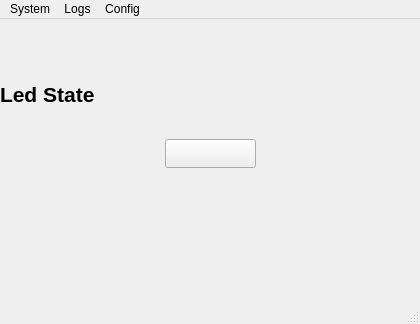
<?xml version="1.0" encoding="UTF-8"?>
<ui version="4.0">
 <class>MainWindow</class>
 <widget class="QMainWindow" name="MainWindow">
  <property name="windowModality">
   <enum>Qt::NonModal</enum>
  </property>
  <property name="geometry">
   <rect>
    <x>0</x>
    <y>0</y>
    <width>420</width>
    <height>324</height>
   </rect>
  </property>
  <property name="windowTitle">
   <string>ESSA - Embeddable SCADA for Small Applications</string>
  </property>
  <property name="toolButtonStyle">
   <enum>Qt::ToolButtonIconOnly</enum>
  </property>
  <property name="animated">
   <bool>true</bool>
  </property>
  <widget class="QWidget" name="centralwidget">
   <widget class="Led" name="led">
    <property name="geometry">
     <rect>
      <x>890</x>
      <y>0</y>
      <width>88</width>
      <height>88</height>
     </rect>
    </property>
    <property name="toolTip">
     <string>Led Widget</string>
    </property>
    <property name="whatsThis">
     <string>Led SCADA</string>
    </property>
   </widget>
   <widget class="OnOffButton" name="onOffButton">
    <property name="geometry">
     <rect>
      <x>165</x>
      <y>120</y>
      <width>91</width>
      <height>29</height>
     </rect>
    </property>
    <property name="toolTip">
     <string>OnOffButton Widget</string>
    </property>
    <property name="whatsThis">
     <string>SCADA OnOffButton</string>
    </property>
    <property name="TextTrue">
     <string>Ligado</string>
    </property>
    <property name="TextFalse">
     <string>Desligado</string>
    </property>
   </widget>
   <widget class="Display" name="display">
    <property name="geometry">
     <rect>
      <x>0</x>
      <y>60</y>
      <width>421</width>
      <height>31</height>
     </rect>
    </property>
    <property name="font">
     <font>
      <pointsize>16</pointsize>
      <weight>75</weight>
      <bold>true</bold>
     </font>
    </property>
    <property name="toolTip">
     <string>Display Widget</string>
    </property>
    <property name="whatsThis">
     <string>Display SCADA</string>
    </property>
    <property name="text">
     <string>Led State</string>
    </property>
   </widget>
  </widget>
  <widget class="QMenuBar" name="menubar">
   <property name="geometry">
    <rect>
     <x>0</x>
     <y>0</y>
     <width>420</width>
     <height>29</height>
    </rect>
   </property>
   <widget class="QMenu" name="menuSystem">
    <property name="title">
     <string>System</string>
    </property>
    <addaction name="actionRun"/>
    <addaction name="actionStop"/>
    <addaction name="separator"/>
    <addaction name="actionCompile_and_Run"/>
    <addaction name="separator"/>
    <addaction name="actionExit"/>
   </widget>
   <widget class="QMenu" name="menuLogs">
    <property name="title">
     <string>Logs</string>
    </property>
    <addaction name="actionAlarm_Log"/>
    <addaction name="actionSystem_Logs"/>
   </widget>
   <widget class="QMenu" name="menuConfig">
    <property name="title">
     <string>Config</string>
    </property>
    <addaction name="actionESSA_Config"/>
   </widget>
   <addaction name="menuSystem"/>
   <addaction name="menuLogs"/>
   <addaction name="menuConfig"/>
  </widget>
  <widget class="QStatusBar" name="statusbar"/>
  <action name="actionRun">
   <property name="text">
    <string>Run</string>
   </property>
  </action>
  <action name="actionStop">
   <property name="text">
    <string>Stop</string>
   </property>
  </action>
  <action name="actionAlarm_Log">
   <property name="text">
    <string>Alarm Log</string>
   </property>
  </action>
  <action name="actionSystem_Logs">
   <property name="text">
    <string>System Logs</string>
   </property>
  </action>
  <action name="actionESSA_Config">
   <property name="text">
    <string>ESSA Config</string>
   </property>
  </action>
  <action name="actionCompile_and_Run">
   <property name="text">
    <string>Compile and Run</string>
   </property>
  </action>
  <action name="actionExit">
   <property name="text">
    <string>Exit</string>
   </property>
  </action>
 </widget>
 <customwidgets>
  <customwidget>
   <class>Display</class>
   <extends>QLabel</extends>
   <header>display</header>
  </customwidget>
  <customwidget>
   <class>Led</class>
   <extends>QWidget</extends>
   <header>led</header>
  </customwidget>
  <customwidget>
   <class>OnOffButton</class>
   <extends>QPushButton</extends>
   <header>onOfButton</header>
  </customwidget>
 </customwidgets>
 <resources/>
 <connections/>
</ui>
